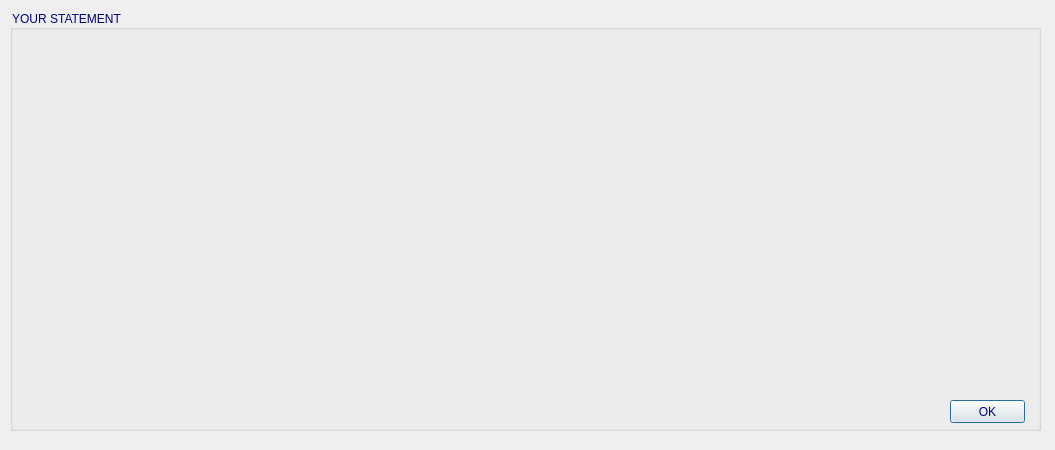
<?xml version="1.0" encoding="UTF-8"?>
<ui version="4.0">
 <class>DialogTransaction</class>
 <widget class="QDialog" name="DialogTransaction">
  <property name="geometry">
   <rect>
    <x>0</x>
    <y>0</y>
    <width>1055</width>
    <height>450</height>
   </rect>
  </property>
  <property name="windowTitle">
   <string>Dialog</string>
  </property>
  <widget class="QGroupBox" name="groupBox">
   <property name="geometry">
    <rect>
     <x>10</x>
     <y>10</y>
     <width>1031</width>
     <height>421</height>
    </rect>
   </property>
   <property name="styleSheet">
    <string notr="true">font: 12pt &quot;Copperplate Gothic Bold&quot;;
color:rgb(0, 0, 127)</string>
   </property>
   <property name="title">
    <string>YOUR STATEMENT</string>
   </property>
   <widget class="QLabel" name="label">
    <property name="geometry">
     <rect>
      <x>10</x>
      <y>20</y>
      <width>1001</width>
      <height>351</height>
     </rect>
    </property>
    <property name="styleSheet">
     <string notr="true">color: rgb(0, 0, 0);
font: 75 9pt &quot;Georgia&quot;;</string>
    </property>
    <property name="text">
     <string/>
    </property>
   </widget>
   <widget class="QPushButton" name="ok">
    <property name="geometry">
     <rect>
      <x>940</x>
      <y>390</y>
      <width>75</width>
      <height>23</height>
     </rect>
    </property>
    <property name="text">
     <string>OK</string>
    </property>
   </widget>
  </widget>
 </widget>
 <resources/>
 <connections>
  <connection>
   <sender>ok</sender>
   <signal>clicked()</signal>
   <receiver>DialogTransaction</receiver>
   <slot>close()</slot>
   <hints>
    <hint type="sourcelabel">
     <x>977</x>
     <y>405</y>
    </hint>
    <hint type="destinationlabel">
     <x>1016</x>
     <y>435</y>
    </hint>
   </hints>
  </connection>
 </connections>
</ui>
